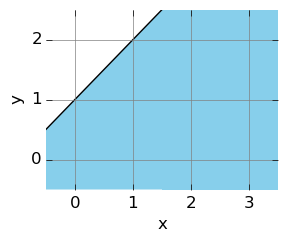

Generate this figure with Python:
import matplotlib
matplotlib.use('Agg')

from matplotlib import patches, pyplot
from matplotlib.path import Path

fig = pyplot.figure()
fig.set_size_inches(3, 9/4.)
ax = fig.add_subplot(111)

ax.spines['top'].set_visible(False)
ax.spines['right'].set_visible(False)
ax.spines['bottom'].set_visible(False)
ax.spines['left'].set_visible(False)

ax.set_xlim(-0.5, 3.5)
ax.set_ylim(-0.5, 2.5)

ax.fill_between([-.5,1.5], [.5,2.5], [-.5,-.5], facecolor=(.53,.81,.92), lw=0)
ax.fill_between([1.5,3.5], [2.5,2.5], [-.5,-.5], facecolor=(.53,.81,.92), lw=0)
ax.plot([-.5,1.5], [.5,2.5], lw=1, c='black')

pyplot.xlabel('x')
pyplot.ylabel('y')
pyplot.xticks([0, 1, 2, 3])
pyplot.yticks([0, 1, 2])
pyplot.grid(b=True, which='major', color=(.5,.5,.5,.25), linestyle='-')

pyplot.savefig('fig2-1-constraint-1.png', bbox_inches='tight')
